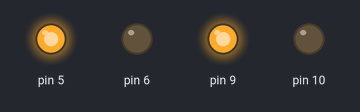
Bench run of a sketch on a simulated Arduino Uno, built with avr-gcc and run on an emulated ATmega328P. Shown: output pins drawn as LEDs (lit = HIGH). At 1.0 s the program stops and its outputs stay as they are.

Above: at 0.1 s.
At 1.1 s:
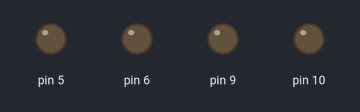
Timing chart, 0 to 2.5 s (numbered marks = the images above):
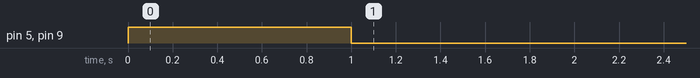

Measured:
- by itself, pin 5, pin 9: LOW → HIGH at 0.00 s, → LOW 1.0 s later

The sketch:

test-motor-wiring.ino
```cpp
void setup() {
  // put your setup code here, to run once:
  pinMode(5, OUTPUT);
  pinMode(6, OUTPUT);
  pinMode(9, OUTPUT);
  pinMode(10, OUTPUT);
}

void loop() {
  // put your main code here, to run repeatedly:
  analogWrite(5, 255);
  analogWrite(6, 0);
  analogWrite(9, 255);
  analogWrite(10, 0);
  delay(1000);
  analogWrite(5, 0);
  analogWrite(9, 0);
  while(1<2);
}
```
